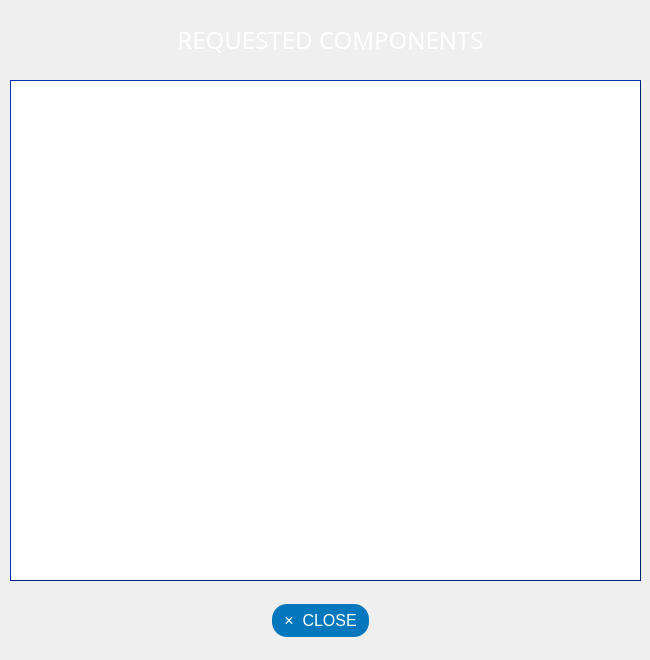
<?xml version="1.0" encoding="UTF-8"?>
<ui version="4.0">
 <class>requestedComp</class>
 <widget class="QWidget" name="requestedComp">
  <property name="geometry">
   <rect>
    <x>0</x>
    <y>0</y>
    <width>650</width>
    <height>660</height>
   </rect>
  </property>
  <property name="sizePolicy">
   <sizepolicy hsizetype="Fixed" vsizetype="Fixed">
    <horstretch>0</horstretch>
    <verstretch>0</verstretch>
   </sizepolicy>
  </property>
  <property name="minimumSize">
   <size>
    <width>650</width>
    <height>660</height>
   </size>
  </property>
  <property name="maximumSize">
   <size>
    <width>650</width>
    <height>660</height>
   </size>
  </property>
  <property name="windowTitle">
   <string>Requested Components</string>
  </property>
  <widget class="QPushButton" name="closeButton">
   <property name="geometry">
    <rect>
     <x>270</x>
     <y>600</y>
     <width>101</width>
     <height>41</height>
    </rect>
   </property>
   <property name="styleSheet">
    <string notr="true">#closeButton{
	font: 57 8pt &quot;Slate For OnePlus Medium&quot;;
background-color:#0277BD;
    color: white;
    padding: 5px;
    text-align: center;
    font-size: 16px;
    margin: 4px 2px;
border-radius: 15px;
}
#closeButton:hover{
background-color:#01579B;

}
#closeButton:pressed{
background-color:#1A237E;
}</string>
   </property>
   <property name="text">
    <string>×  CLOSE</string>
   </property>
   <property name="shortcut">
    <string>Esc</string>
   </property>
  </widget>
  <widget class="QLabel" name="label">
   <property name="geometry">
    <rect>
     <x>120</x>
     <y>20</y>
     <width>421</width>
     <height>40</height>
    </rect>
   </property>
   <property name="minimumSize">
    <size>
     <width>0</width>
     <height>40</height>
    </size>
   </property>
   <property name="font">
    <font>
     <family>Slate For OnePlus Medium</family>
     <pointsize>18</pointsize>
     <weight>7</weight>
     <italic>false</italic>
     <bold>false</bold>
    </font>
   </property>
   <property name="styleSheet">
    <string notr="true">color: rgb(255, 255, 255);
font: 57 18pt &quot;Slate For OnePlus Medium&quot;;</string>
   </property>
   <property name="text">
    <string>REQUESTED COMPONENTS</string>
   </property>
   <property name="alignment">
    <set>Qt::AlignCenter</set>
   </property>
  </widget>
  <widget class="QLabel" name="label_2">
   <property name="geometry">
    <rect>
     <x>-60</x>
     <y>-80</y>
     <width>821</width>
     <height>781</height>
    </rect>
   </property>
   <property name="styleSheet">
    <string notr="true">
background-color:qlineargradient(spread:pad, x1:0.492, y1:0, x2:0.501925, y2:0.796, stop:0 rgba(40, 53, 147, 255), stop:1 rgba(	131, 185, 255, 255))
</string>
   </property>
   <property name="text">
    <string/>
   </property>
  </widget>
  <widget class="QListWidget" name="listBorrowed">
   <property name="geometry">
    <rect>
     <x>10</x>
     <y>80</y>
     <width>631</width>
     <height>501</height>
    </rect>
   </property>
   <property name="styleSheet">
    <string notr="true">#listBorrowed{font: 57 9pt &quot;Slate For OnePlus Medium&quot;;
border: 1px solid #002171;
border-style: outset;
}
#listBorrowed:hover{font: 57 9pt &quot;Slate For OnePlus Medium&quot;;
border: 3px solid #002171;
}
</string>
   </property>
  </widget>
  <zorder>label_2</zorder>
  <zorder>closeButton</zorder>
  <zorder>label</zorder>
  <zorder>listBorrowed</zorder>
 </widget>
 <resources/>
 <connections/>
</ui>
